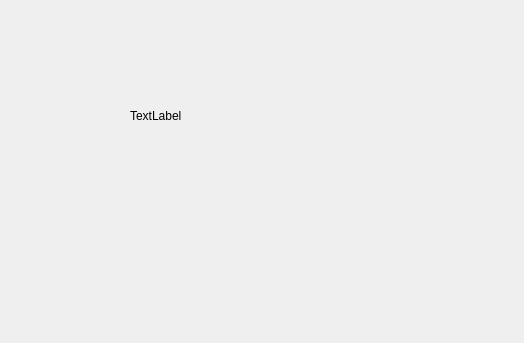
<?xml version="1.0" encoding="UTF-8"?>
<ui version="4.0">
 <class>exportDataDialog</class>
 <widget class="QDialog" name="exportDataDialog">
  <property name="geometry">
   <rect>
    <x>0</x>
    <y>0</y>
    <width>524</width>
    <height>343</height>
   </rect>
  </property>
  <property name="windowTitle">
   <string>Dialog</string>
  </property>
  <widget class="QLabel" name="lblNoticeText">
   <property name="geometry">
    <rect>
     <x>130</x>
     <y>60</y>
     <width>261</width>
     <height>111</height>
    </rect>
   </property>
   <property name="text">
    <string>TextLabel</string>
   </property>
  </widget>
 </widget>
 <resources/>
 <connections/>
</ui>
